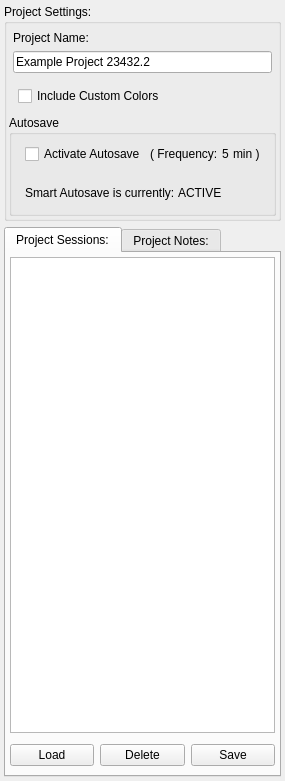
<?xml version="1.0" encoding="UTF-8"?>
<ui version="4.0">
 <class>ProjectDockWidget</class>
 <widget class="QDockWidget" name="ProjectDockWidget">
  <property name="geometry">
   <rect>
    <x>0</x>
    <y>0</y>
    <width>269</width>
    <height>781</height>
   </rect>
  </property>
  <property name="styleSheet">
   <string notr="true"/>
  </property>
  <property name="allowedAreas">
   <set>Qt::LeftDockWidgetArea|Qt::RightDockWidgetArea</set>
  </property>
  <property name="windowTitle">
   <string>Current Project</string>
  </property>
  <widget class="QWidget" name="dockWidgetContents">
   <layout class="QVBoxLayout" name="verticalLayout">
    <property name="margin">
     <number>4</number>
    </property>
    <item>
     <widget class="QGroupBox" name="groupBox_2">
      <property name="sizePolicy">
       <sizepolicy hsizetype="Preferred" vsizetype="Fixed">
        <horstretch>0</horstretch>
        <verstretch>0</verstretch>
       </sizepolicy>
      </property>
      <property name="minimumSize">
       <size>
        <width>0</width>
        <height>140</height>
       </size>
      </property>
      <property name="title">
       <string>Project Settings:</string>
      </property>
      <layout class="QVBoxLayout" name="verticalLayout_3">
       <property name="spacing">
        <number>0</number>
       </property>
       <property name="leftMargin">
        <number>2</number>
       </property>
       <property name="topMargin">
        <number>0</number>
       </property>
       <property name="rightMargin">
        <number>2</number>
       </property>
       <property name="bottomMargin">
        <number>2</number>
       </property>
       <item>
        <widget class="QWidget" name="widget_2" native="true">
         <property name="sizePolicy">
          <sizepolicy hsizetype="MinimumExpanding" vsizetype="Preferred">
           <horstretch>0</horstretch>
           <verstretch>0</verstretch>
          </sizepolicy>
         </property>
         <layout class="QVBoxLayout" name="verticalLayout_7">
          <property name="spacing">
           <number>0</number>
          </property>
          <property name="margin">
           <number>0</number>
          </property>
          <item>
           <widget class="QWidget" name="widget_4" native="true">
            <property name="minimumSize">
             <size>
              <width>0</width>
              <height>53</height>
             </size>
            </property>
            <layout class="QVBoxLayout" name="verticalLayout_4">
             <property name="spacing">
              <number>4</number>
             </property>
             <property name="margin">
              <number>4</number>
             </property>
             <item>
              <widget class="QLabel" name="label_2">
               <property name="text">
                <string>Project Name:</string>
               </property>
              </widget>
             </item>
             <item>
              <widget class="QLineEdit" name="project_name_edit_">
               <property name="focusPolicy">
                <enum>Qt::ClickFocus</enum>
               </property>
               <property name="inputMask">
                <string notr="true"/>
               </property>
               <property name="text">
                <string notr="true">Example Project 23432.2</string>
               </property>
              </widget>
             </item>
            </layout>
           </widget>
          </item>
          <item>
           <widget class="QWidget" name="widget_3" native="true">
            <property name="minimumSize">
             <size>
              <width>0</width>
              <height>32</height>
             </size>
            </property>
            <layout class="QHBoxLayout" name="horizontalLayout_2">
             <item>
              <widget class="QCheckBox" name="custom_colors_checkbox_">
               <property name="text">
                <string>Include Custom Colors</string>
               </property>
              </widget>
             </item>
            </layout>
           </widget>
          </item>
          <item>
           <widget class="QGroupBox" name="groupBox">
            <property name="title">
             <string>Autosave</string>
            </property>
            <layout class="QVBoxLayout" name="verticalLayout_5">
             <property name="spacing">
              <number>4</number>
             </property>
             <property name="leftMargin">
              <number>4</number>
             </property>
             <property name="topMargin">
              <number>0</number>
             </property>
             <property name="rightMargin">
              <number>4</number>
             </property>
             <property name="bottomMargin">
              <number>4</number>
             </property>
             <item>
              <widget class="QWidget" name="widget_5" native="true">
               <property name="minimumSize">
                <size>
                 <width>0</width>
                 <height>32</height>
                </size>
               </property>
               <layout class="QHBoxLayout" name="horizontalLayout_3">
                <property name="spacing">
                 <number>4</number>
                </property>
                <property name="margin">
                 <number>9</number>
                </property>
                <item>
                 <widget class="QCheckBox" name="autosave_checkbox_">
                  <property name="text">
                   <string>Activate Autosave</string>
                  </property>
                 </widget>
                </item>
                <item>
                 <widget class="QLabel" name="label">
                  <property name="toolTip">
                   <string>Controls for changing the Autosave frequency are located in the Preferences Manager</string>
                  </property>
                  <property name="text">
                   <string>( Frequency:</string>
                  </property>
                 </widget>
                </item>
                <item>
                 <widget class="QLabel" name="minutes_label_">
                  <property name="toolTip">
                   <string>Controls for changing the Autosave frequency are located in the Preferences Manager</string>
                  </property>
                  <property name="text">
                   <string>5</string>
                  </property>
                 </widget>
                </item>
                <item>
                 <widget class="QLabel" name="label_6">
                  <property name="toolTip">
                   <string>Controls for changing the Autosave frequency are located in the Preferences Manager</string>
                  </property>
                  <property name="text">
                   <string>min )</string>
                  </property>
                 </widget>
                </item>
               </layout>
              </widget>
             </item>
             <item>
              <widget class="QWidget" name="widget_7" native="true">
               <property name="minimumSize">
                <size>
                 <width>0</width>
                 <height>32</height>
                </size>
               </property>
               <layout class="QHBoxLayout" name="autosave_layout_">
                <property name="spacing">
                 <number>0</number>
                </property>
                <item>
                 <widget class="QLabel" name="label_3">
                  <property name="toolTip">
                   <string>Controls for activating and deactivating Smart Autosave are located in the Preferences Manager</string>
                  </property>
                  <property name="text">
                   <string>Smart Autosave is currently: </string>
                  </property>
                 </widget>
                </item>
                <item>
                 <widget class="QLabel" name="smart_autosave_status_label_">
                  <property name="toolTip">
                   <string>Controls for activating and deactivating Smart Autosave are located in the Preferences Manager</string>
                  </property>
                  <property name="text">
                   <string>ACTIVE</string>
                  </property>
                 </widget>
                </item>
               </layout>
              </widget>
             </item>
            </layout>
           </widget>
          </item>
         </layout>
        </widget>
       </item>
      </layout>
     </widget>
    </item>
    <item>
     <widget class="QTabWidget" name="tabWidget">
      <property name="sizePolicy">
       <sizepolicy hsizetype="Expanding" vsizetype="MinimumExpanding">
        <horstretch>0</horstretch>
        <verstretch>0</verstretch>
       </sizepolicy>
      </property>
      <property name="currentIndex">
       <number>0</number>
      </property>
      <widget class="QWidget" name="tab_2">
       <attribute name="title">
        <string>Project Sessions:</string>
       </attribute>
       <layout class="QVBoxLayout" name="verticalLayout_2">
        <property name="margin">
         <number>4</number>
        </property>
        <item>
         <widget class="QListWidget" name="sessions_list_">
          <property name="sizePolicy">
           <sizepolicy hsizetype="Expanding" vsizetype="MinimumExpanding">
            <horstretch>0</horstretch>
            <verstretch>0</verstretch>
           </sizepolicy>
          </property>
          <property name="horizontalScrollBarPolicy">
           <enum>Qt::ScrollBarAlwaysOff</enum>
          </property>
          <property name="alternatingRowColors">
           <bool>true</bool>
          </property>
         </widget>
        </item>
        <item>
         <widget class="QWidget" name="widget" native="true">
          <property name="sizePolicy">
           <sizepolicy hsizetype="Preferred" vsizetype="Fixed">
            <horstretch>0</horstretch>
            <verstretch>0</verstretch>
           </sizepolicy>
          </property>
          <property name="minimumSize">
           <size>
            <width>0</width>
            <height>32</height>
           </size>
          </property>
          <layout class="QHBoxLayout" name="horizontalLayout">
           <property name="margin">
            <number>0</number>
           </property>
           <item>
            <widget class="QPushButton" name="load_session_button_">
             <property name="text">
              <string>Load</string>
             </property>
            </widget>
           </item>
           <item>
            <widget class="QPushButton" name="delete_session_button_">
             <property name="text">
              <string>Delete</string>
             </property>
            </widget>
           </item>
           <item>
            <widget class="QPushButton" name="save_session_button_">
             <property name="text">
              <string>Save</string>
             </property>
            </widget>
           </item>
          </layout>
         </widget>
        </item>
       </layout>
      </widget>
      <widget class="QWidget" name="tab">
       <attribute name="title">
        <string>Project Notes:</string>
       </attribute>
       <layout class="QVBoxLayout" name="verticalLayout_6">
        <property name="margin">
         <number>4</number>
        </property>
        <item>
         <widget class="QTreeWidget" name="notes_tree_">
          <property name="sizePolicy">
           <sizepolicy hsizetype="Expanding" vsizetype="MinimumExpanding">
            <horstretch>0</horstretch>
            <verstretch>0</verstretch>
           </sizepolicy>
          </property>
          <property name="horizontalScrollBarPolicy">
           <enum>Qt::ScrollBarAlwaysOff</enum>
          </property>
          <property name="editTriggers">
           <set>QAbstractItemView::NoEditTriggers</set>
          </property>
          <property name="showDropIndicator" stdset="0">
           <bool>false</bool>
          </property>
          <property name="alternatingRowColors">
           <bool>true</bool>
          </property>
          <property name="verticalScrollMode">
           <enum>QAbstractItemView::ScrollPerPixel</enum>
          </property>
          <property name="indentation">
           <number>15</number>
          </property>
          <property name="animated">
           <bool>true</bool>
          </property>
          <property name="wordWrap">
           <bool>true</bool>
          </property>
          <column>
           <property name="text">
            <string>Notes:</string>
           </property>
          </column>
         </widget>
        </item>
        <item>
         <widget class="QTextEdit" name="note_edit_">
          <property name="sizePolicy">
           <sizepolicy hsizetype="Expanding" vsizetype="Fixed">
            <horstretch>0</horstretch>
            <verstretch>0</verstretch>
           </sizepolicy>
          </property>
          <property name="minimumSize">
           <size>
            <width>0</width>
            <height>75</height>
           </size>
          </property>
          <property name="maximumSize">
           <size>
            <width>16777215</width>
            <height>75</height>
           </size>
          </property>
          <property name="horizontalScrollBarPolicy">
           <enum>Qt::ScrollBarAlwaysOff</enum>
          </property>
         </widget>
        </item>
        <item>
         <widget class="QWidget" name="widget_6" native="true">
          <property name="sizePolicy">
           <sizepolicy hsizetype="Preferred" vsizetype="Fixed">
            <horstretch>0</horstretch>
            <verstretch>0</verstretch>
           </sizepolicy>
          </property>
          <property name="minimumSize">
           <size>
            <width>0</width>
            <height>32</height>
           </size>
          </property>
          <layout class="QHBoxLayout" name="horizontalLayout_4">
           <property name="spacing">
            <number>0</number>
           </property>
           <property name="margin">
            <number>0</number>
           </property>
           <item>
            <spacer name="horizontalSpacer">
             <property name="orientation">
              <enum>Qt::Horizontal</enum>
             </property>
             <property name="sizeHint" stdset="0">
              <size>
               <width>40</width>
               <height>20</height>
              </size>
             </property>
            </spacer>
           </item>
           <item>
            <widget class="QPushButton" name="save_note_button_">
             <property name="minimumSize">
              <size>
               <width>75</width>
               <height>0</height>
              </size>
             </property>
             <property name="text">
              <string>Save Note</string>
             </property>
            </widget>
           </item>
          </layout>
         </widget>
        </item>
       </layout>
      </widget>
     </widget>
    </item>
   </layout>
  </widget>
 </widget>
 <resources/>
 <connections/>
</ui>
